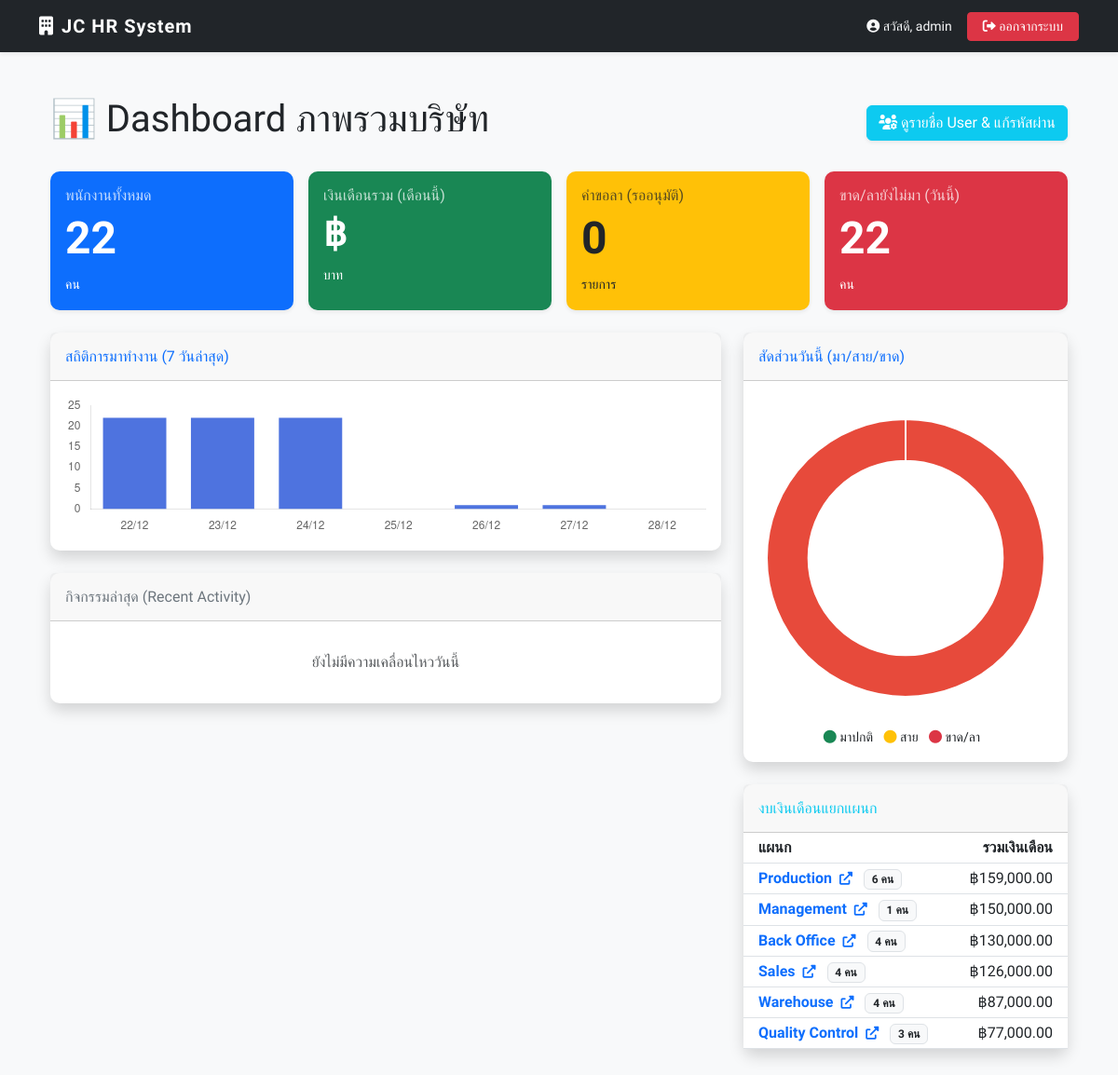
The page /dashboard/ (signed in) on the database its author committed.
### employees/models.py (models this page shows, shortened)
class Employee(models.Model):
    STATUS_CHOICES = [
        ('ACTIVE', 'ทำงานอยู่'),
        ('PROBATION', 'ทดลองงาน'),
        ('RESIGNED', 'ลาออก'),
    ]
    user = models.OneToOneField(User, on_delete=models.CASCADE, null=True, blank=True)
    employee_id = models.CharField(max_length=20, unique=True, null=True, blank=True, verbose_name="รหัสพนักงาน")
    first_name = models.CharField(max_length=100, verbose_name="ชื่อจริง", default="")
    last_name = models.CharField(max_length=100, verbose_name="นามสกุล", default="")
    image = models.ImageField(upload_to='employee_images/', blank=True, null=True, verbose_name="รูปโปรไฟล์")
    position = models.CharField(max_length=100, verbose_name="ตำแหน่ง")
    department = models.CharField(max_length=100, verbose_name="แผนก")
    line_user_id = models.CharField(max_length=50, blank=True, null=True, help_text="ใส่ User ID ของ LINE (U...) เพื่อรับแจ้งเตือน")
    base_allowance = models.DecimalField(max_digits=10, decimal_places=2, default=15000, verbose_name="เงินเดือน")
    bonus_amount = models.DecimalField(max_digits=10, decimal_places=2, default=0, verbose_name="โบนัสสะสม")
    status = models.CharField(max_length=20, choices=STATUS_CHOICES, default='ACTIVE', verbose_name="สถานะ")
    phone_number = models.CharField(max_length=15, blank=True, null=True, verbose_name="เบอร์โทร")
    joined_date = models.DateField(auto_now_add=True, verbose_name="วันที่เริ่มงาน")
    created_at = models.DateTimeField(auto_now_add=True)
    updated_at = models.DateTimeField(auto_now=True)

### employees/views.py (the view, shortened to what this page needs)
# urls.py: path('dashboard/', views.dashboard, name='dashboard'),
@login_required
def dashboard(request):
    if not request.user.is_superuser:
        emp = get_employee_from_user(request.user)
        if emp:
            return redirect('employee_detail', emp_id=emp.id)
        else:
            return render(request, 'employees/login.html', {'form': None, 'error': 'Access Denied'})
    today = timezone.now().date()
    total_employees = Employee.objects.count()
    total_salary = Employee.objects.aggregate(Sum('base_allowance'))['base_allowance__sum'] or 0
    pending_leaves = LeaveRequest.objects.filter(status='PENDING').count()
    present_count = Attendance.objects.filter(date=today).count()
    absent_today = total_employees - present_count
    on_leave_list = LeaveRequest.objects.filter(start_date__lte=today, end_date__gte=today, status='APPROVED')
    present_ids = Attendance.objects.filter(date=today).values_list('employee_id', flat=True)
    leave_ids = on_leave_list.values_list('employee_id', flat=True)
    absent_list = Employee.objects.exclude(id__in=present_ids).exclude(id__in=leave_ids)
    dept_summary = Employee.objects.values('department').annotate(
        count=Count('id'), total_salary=Sum('base_allowance')
    ).order_by('-total_salary')
    bar_labels = []
    bar_data = []
    for i in range(6, -1, -1):
        d = today - timedelta(days=i)
        bar_labels.append(d.strftime('%d/%m'))
        bar_data.append(Attendance.objects.filter(date=d).count())
    start_work_time = datetime.time(9, 0, 0)
    late_count = Attendance.objects.filter(date=today, time_in__gt=start_work_time).count()
    on_time_count = present_count - late_count
    activities = []
    recent_atts = Attendance.objects.filter(date=today, time_in__isnull=False)
    for att in recent_atts:
        activities.append({
            'time': att.time_in,
            'text': f"{att.employee.first_name} ลงเวลาเข้างาน",
            'icon': 'fa-fingerprint', 'color': 'text-success', 'bg': 'bg-success-subtle'
        })
    recent_leaves = LeaveRequest.objects.filter(created_at__date=today)
    activities.sort(key=lambda x: x['time'], reverse=True)
    context = {
        'total_employees': total_employees,
        'total_salary': "{:,.2f}".format(total_salary),
        'pending_leaves': pending_leaves,
        'absent_today': absent_today,
        'bar_labels': json.dumps(bar_labels),
        'bar_data': json.dumps(bar_data),
        'pie_data': json.dumps([on_time_count, late_count, absent_today]),
        'dept_summary': dept_summary,
        'on_leave_list': on_leave_list,
        'absent_list': absent_list,
        'activities': activities[:6],
    }
    return render(request, 'employees/dashboard.html', context)

### employees/templates/employees/dashboard.html (shortened to what this page needs)
{% extends 'employees/base.html' %}
{% load humanize %} {% block content %}
<div class="container-fluid mt-4">
    <div class="d-flex justify-content-between align-items-center mb-4">
        <h1>📊 Dashboard ภาพรวมบริษัท</h1>
        <a href="{% url 'user_list' %}" class="btn btn-info text-white shadow-sm">
            <i class="fas fa-users-cog"></i> ดูรายชื่อ User & แก้รหัสผ่าน
        </a>
    </div>
    <div class="row g-3 mb-4">
        <div class="col-md-3">
            <div class="card bg-primary text-white shadow-sm h-100">
                <div class="card-body">
                    <h6 class="card-title opacity-75">พนักงานทั้งหมด</h6>
                    <h2 class="display-5 fw-bold">{{ total_employees }}</h2>
                    <p class="card-text"><small>คน</small></p>
                </div>
            </div>
        </div>
        <div class="col-md-3">
            <div class="card bg-success text-white shadow-sm h-100">
                <div class="card-body">
                    <h6 class="card-title opacity-75">เงินเดือนรวม (เดือนนี้)</h6>
                    <h2 class="display-6 fw-bold">฿{{ total_salary|floatformat:2|intcomma }}</h2>
                    <p class="card-text"><small>บาท</small></p>
                </div>
            </div>
        </div>
        <div class="col-md-3">
            <div class="card bg-warning text-dark shadow-sm h-100">
                <div class="card-body">
                    <h6 class="card-title opacity-75">คำขอลา (รออนุมัติ)</h6>
                    <h2 class="display-5 fw-bold">{{ pending_leaves }}</h2>
                    <p class="card-text"><small>รายการ</small></p>
                </div>
            </div>
        </div>
        <div class="col-md-3">
            <div class="card bg-danger text-white shadow-sm h-100">
                <div class="card-body">
                    <h6 class="card-title opacity-75">ขาด/ลายังไม่มา (วันนี้)</h6>
                    <h2 class="display-5 fw-bold">{{ absent_today }}</h2>
                    <p class="card-text"><small>คน</small></p>
                </div>
            </div>
        </div>
    </div>
    <div class="row">
        <div class="col-lg-8 mb-4">
            <div class="card shadow mb-4">
                <div class="card-header py-3">
                    <h6 class="m-0 font-weight-bold text-primary">สถิติการมาทำงาน (7 วันล่าสุด)</h6>
                </div>
                <div class="card-body">
                    <div class="chart-bar">
                        <canvas id="myBarChart"></canvas>
                    </div>
                </div>
            </div>
            <div class="card shadow">
                <div class="card-header py-3">
                    <h6 class="m-0 font-weight-bold text-secondary">กิจกรรมล่าสุด (Recent Activity)</h6>
                </div>
                <div class="card-body">
                    <div class="list-group list-group-flush">
                        {% for act in activities %}
                        <div class="list-group-item d-flex justify-content-between align-items-center">
                            <div>
                                <span class="badge {{ act.bg }} {{ act.color }} me-2">
                                    <i class="fas {{ act.icon }}"></i>
                                </span>
                                {{ act.text }}
                            </div>
                            <span class="text-muted small">{{ act.time }}</span>
                        </div>
                        {% empty %}
                            <p class="text-center text-muted my-3">ยังไม่มีความเคลื่อนไหววันนี้</p>
                        {% endfor %}
                    </div>
                </div>
            </div>
        </div>
        <div class="col-lg-4 mb-4">
            <div class="card shadow mb-4">
                <div class="card-header py-3">
                    <h6 class="m-0 font-weight-bold text-primary">สัดส่วนวันนี้ (มา/สาย/ขาด)</h6>
                </div>
                <div class="card-body">
                    <div class="chart-pie pt-4 pb-2">
                        <canvas id="myPieChart"></canvas>
                    </div>
                    <div class="mt-4 text-center small">
                        <span class="me-2"><i class="fas fa-circle text-success"></i> มาปกติ</span>
                        <span class="me-2"><i class="fas fa-circle text-warning"></i> สาย</span>
                        <span class="me-2"><i class="fas fa-circle text-danger"></i> ขาด/ลา</span>
                    </div>
                </div>
            </div>
            <div class="card shadow">
                <div class="card-header py-3">
                    <h6 class="m-0 font-weight-bold text-info">งบเงินเดือนแยกแผนก</h6>
                </div>
                <div class="card-body p-0">
                    <table class="table table-sm mb-0 table-hover">
                        <thead>
                            <tr>
                                <th class="ps-3">แผนก</th>
                                <th class="text-end pe-3">รวมเงินเดือน</th>
                            </tr>
                        </thead>
                        <tbody>
                            {% for dept in dept_summary %}
                            <tr>
                                <td class="ps-3">
                                    <a href="{% url 'department_detail' dept.department %}" class="text-decoration-none fw-bold text-primary">
                                        {{ dept.department }}
                                        <i class="fas fa-external-link-alt small ms-1"></i>
                                    </a>
                                    <span class="badge bg-light text-dark border ms-2">{{ dept.count }} คน</span>
                                </td>
                                <td class="text-end pe-3">฿{{ dept.total_salary|floatformat:2|intcomma }}</td>
                            </tr>
                            {% endfor %}
                        </tbody>
                    </table>
                </div>
            </div>
        </div>
    </div>
</div>
<script>
    var barLabels = JSON.parse('{{ bar_labels|safe }}');
    var barData = JSON.parse('{{ bar_data|safe }}');
    var pieData = JSON.parse('{{ pie_data|safe }}');
    var ctxBar = document.getElementById("myBarChart");
    var myBarChart = new Chart(ctxBar, {
        type: 'bar',
        data: {
            labels: barLabels,
            datasets: [{
                label: "จำนวนคนมาทำงาน",
                backgroundColor: "#4e73df",
                hoverBackgroundColor: "#2e59d9",
                borderColor: "#4e73df",
                data: barData,
            }],
        },
        options: {
            maintainAspectRatio: false,
            scales: {
                y: { beginAtZero: true, grid: { display: false } },
                x: { grid: { display: false } }
            },
            plugins: { legend: { display: false } }
        }
    });
    var ctxPie = document.getElementById("myPieChart");
    var myPieChart = new Chart(ctxPie, {
        type: 'doughnut',
        data: {
            labels: ["มาปกติ", "มาสาย", "ขาด/ลา"],
            datasets: [{
                data: pieData,
                backgroundColor: ['#1cc88a', '#f6c23e', '#e74a3b'],
                hoverBackgroundColor: ['#17a673', '#dda20a', '#be2617'],
                hoverBorderColor: "rgba(234, 236, 244, 1)",
            }],
        },
        options: {
            maintainAspectRatio: false,
            cutout: '70%',
            plugins: { legend: { display: false } }
        }
    });
</script>
{% endblock %}

### employees/templates/employees/base.html (shortened to what this page needs)
<!DOCTYPE html>
<html lang="en">
<head>
    <link href="https://cdn.jsdelivr.net/npm/bootstrap@5.3.0/dist/css/bootstrap.min.css" rel="stylesheet">
    <link href="https://cdnjs.cloudflare.com/ajax/libs/font-awesome/6.0.0/css/all.min.css" rel="stylesheet">
</head>
<body>
    <nav class="navbar navbar-expand-lg navbar-dark bg-dark shadow-sm">
        <div class="container">
            <a class="navbar-brand" href="{% url 'dashboard' %}">
                <i class="fas fa-building me-2"></i>JC HR System
            </a>
            <div class="collapse navbar-collapse" id="navbarNav">
                <ul class="navbar-nav ms-auto align-items-center">
                    {% if user.is_authenticated %}
                        <li class="nav-item me-3">
                            <span class="text-light small">
                                <i class="fas fa-user-circle"></i> สวัสดี, {{ user.username }}
                            </span>
                        </li>
                        <li class="nav-item">
                            <a class="btn btn-danger btn-sm px-3" href="{% url 'logout' %}">
                                <i class="fas fa-sign-out-alt"></i> ออกจากระบบ
                            </a>
                        </li>
                    {% endif %}
                </ul>
            </div>
        </div>
    </nav>
    <div class="container py-4">
        {% block content %}
        {% endblock %}
    </div>
</body>
</html>

### employees/templates/employees/base.html (style rules this page uses)
body { background-color: #f8f9fa; font-family: 'Sarabun', sans-serif; }
.navbar-brand { font-weight: bold; letter-spacing: 1px; }
.card { border: none; border-radius: 10px; }

### rows shown on the page
Employee: department "Management", count "1", total_salary "150,000.00"

### other values the page prints
{{ user.username }} "admin"
{{ total_employees }} "22"
{{ pending_leaves }} "0"
{{ absent_today }} "22"
{{ dept.department }} "Production" "Back Office" "Sales" "Warehouse" "Quality Control"
{{ dept.count }} "6" "4" "4" "4" "3"
{{ dept.total_salary|floatformat:2|intcomma }} "159,000.00" "130,000.00" "126,000.00" "87,000.00" "77,000.00"
chart data {{ bar_labels|safe }} ["22/12", "23/12", "24/12", "25/12", "26/12", "27/12", "28/12"]
chart data {{ bar_data|safe }} [22, 22, 22, 0, 1, 1, 0]
chart data {{ pie_data|safe }} [0, 0, 22]
